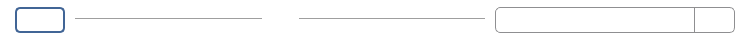
<?xml version="1.0" encoding="UTF-8"?>
<ui version="4.0">
 <class>Title</class>
 <widget class="QWidget" name="Title">
  <property name="geometry">
   <rect>
    <x>0</x>
    <y>0</y>
    <width>750</width>
    <height>40</height>
   </rect>
  </property>
  <property name="minimumSize">
   <size>
    <width>575</width>
    <height>40</height>
   </size>
  </property>
  <property name="maximumSize">
   <size>
    <width>16777215</width>
    <height>40</height>
   </size>
  </property>
  <property name="styleSheet">
   <string notr="true">QWidget#Title {background-color: #fff}</string>
  </property>
  <layout class="QHBoxLayout" name="horizontalLayout">
   <property name="spacing">
    <number>10</number>
   </property>
   <property name="leftMargin">
    <number>15</number>
   </property>
   <property name="topMargin">
    <number>2</number>
   </property>
   <property name="rightMargin">
    <number>15</number>
   </property>
   <property name="bottomMargin">
    <number>2</number>
   </property>
   <item>
    <widget class="QPushButton" name="attribute_add_bt">
     <property name="minimumSize">
      <size>
       <width>50</width>
       <height>26</height>
      </size>
     </property>
     <property name="maximumSize">
      <size>
       <width>50</width>
       <height>26</height>
      </size>
     </property>
     <property name="font">
      <font>
       <family>Segoe UI</family>
       <pointsize>10</pointsize>
      </font>
     </property>
     <property name="styleSheet">
      <string notr="true">QPushButton{border: 2px solid #416596; border-radius: 5px; background-color:#FFFFFF; }
QPushButton:hover{background-color: qlineargradient(spread:pad, x1:0, y1:0, x2:0, y2:1, stop:0 #F8F8F8, stop:1 #8FADCC); }
QPushButton:pressed{background-color: qlineargradient(spread:pad, x1:0, y1:0, x2:0, y2:1, stop:0 #8FADCC, stop:1 #F8F8F8); }</string>
     </property>
     <property name="text">
      <string/>
     </property>
     <property name="icon">
      <iconset resource="../icones/icons.qrc">
       <normaloff>:/Images/attribute_add.png</normaloff>:/Images/attribute_add.png</iconset>
     </property>
     <property name="iconSize">
      <size>
       <width>18</width>
       <height>18</height>
      </size>
     </property>
     <property name="flat">
      <bool>true</bool>
     </property>
    </widget>
   </item>
   <item>
    <widget class="Line" name="line_2">
     <property name="orientation">
      <enum>Qt::Horizontal</enum>
     </property>
    </widget>
   </item>
   <item>
    <widget class="QLabel" name="title">
     <property name="sizePolicy">
      <sizepolicy hsizetype="Maximum" vsizetype="Preferred">
       <horstretch>0</horstretch>
       <verstretch>0</verstretch>
      </sizepolicy>
     </property>
     <property name="font">
      <font>
       <family>Segoe UI</family>
       <pointsize>9</pointsize>
       <weight>75</weight>
       <bold>true</bold>
      </font>
     </property>
     <property name="styleSheet">
      <string notr="true">QLabel{padding: 5px; }</string>
     </property>
     <property name="text">
      <string/>
     </property>
    </widget>
   </item>
   <item>
    <widget class="Line" name="line">
     <property name="styleSheet">
      <string notr="true"/>
     </property>
     <property name="orientation">
      <enum>Qt::Horizontal</enum>
     </property>
    </widget>
   </item>
   <item>
    <layout class="QHBoxLayout" name="horizontalLayout_2">
     <property name="spacing">
      <number>0</number>
     </property>
     <item>
      <widget class="QPushButton" name="order_19">
       <property name="minimumSize">
        <size>
         <width>40</width>
         <height>26</height>
        </size>
       </property>
       <property name="maximumSize">
        <size>
         <width>40</width>
         <height>26</height>
        </size>
       </property>
       <property name="font">
        <font>
         <family>Segoe UI</family>
         <pointsize>10</pointsize>
        </font>
       </property>
       <property name="toolTip">
        <string>Par numéro croissant</string>
       </property>
       <property name="styleSheet">
        <string notr="true">QPushButton{border: 1px solid #8f8f91; border-right-width: 0px; padding-right: 1px;  border-top-left-radius: 5px ; border-bottom-left-radius: 5px; background-color:#FFFFFF; }
QPushButton:checked{border-right-width: 1px; padding-right: 0px; background-color: qlineargradient(spread:pad, x1:0, y1:0, x2:0, y2:1, stop:0 #D8D8D8, stop:1 #FFFFFF); }
QPushButton:hover{border-right-width: 1px; padding-right: 0px; background-color: qlineargradient(spread:pad, x1:0, y1:0, x2:0, y2:1, stop:0 #BAD0E7, stop:1 #FFFFFF); }</string>
       </property>
       <property name="text">
        <string/>
       </property>
       <property name="icon">
        <iconset resource="../icones/icons.qrc">
         <normaloff>:/Images/19.png</normaloff>:/Images/19.png</iconset>
       </property>
       <property name="iconSize">
        <size>
         <width>18</width>
         <height>18</height>
        </size>
       </property>
       <property name="checkable">
        <bool>true</bool>
       </property>
       <property name="flat">
        <bool>true</bool>
       </property>
       <attribute name="buttonGroup">
        <string notr="true">buttonGroup</string>
       </attribute>
      </widget>
     </item>
     <item>
      <widget class="QPushButton" name="order_91">
       <property name="minimumSize">
        <size>
         <width>40</width>
         <height>26</height>
        </size>
       </property>
       <property name="maximumSize">
        <size>
         <width>40</width>
         <height>26</height>
        </size>
       </property>
       <property name="font">
        <font>
         <family>Segoe UI</family>
         <pointsize>10</pointsize>
        </font>
       </property>
       <property name="toolTip">
        <string>Par numéro décroissant</string>
       </property>
       <property name="styleSheet">
        <string notr="true">QPushButton{border: 1px solid #8f8f91; border-left-width: 0px; border-right-width: 0px; background-color:#FFFFFF; }
QPushButton:checked{border-left-width: 1px; border-right-width: 1px; background-color: qlineargradient(spread:pad, x1:0, y1:0, x2:0, y2:1, stop:0 #D8D8D8, stop:1 #FFFFFF); }
QPushButton:hover{border-left-width: 1px; border-right-width: 1px; background-color: qlineargradient(spread:pad, x1:0, y1:0, x2:0, y2:1, stop:0 #BAD0E7, stop:1 #FFFFFF); }</string>
       </property>
       <property name="text">
        <string/>
       </property>
       <property name="icon">
        <iconset resource="../icones/icons.qrc">
         <normaloff>:/Images/91.png</normaloff>:/Images/91.png</iconset>
       </property>
       <property name="iconSize">
        <size>
         <width>18</width>
         <height>18</height>
        </size>
       </property>
       <property name="checkable">
        <bool>true</bool>
       </property>
       <property name="flat">
        <bool>true</bool>
       </property>
       <attribute name="buttonGroup">
        <string notr="true">buttonGroup</string>
       </attribute>
      </widget>
     </item>
     <item>
      <widget class="QPushButton" name="order_az">
       <property name="minimumSize">
        <size>
         <width>40</width>
         <height>26</height>
        </size>
       </property>
       <property name="maximumSize">
        <size>
         <width>40</width>
         <height>26</height>
        </size>
       </property>
       <property name="font">
        <font>
         <family>Segoe UI</family>
         <pointsize>10</pointsize>
        </font>
       </property>
       <property name="toolTip">
        <string>Par nom croissant</string>
       </property>
       <property name="styleSheet">
        <string notr="true">QPushButton{border: 1px solid #8f8f91; border-left-width: 0px; border-right-width: 0px; background-color:#FFFFFF; }
QPushButton:checked{border-left-width: 1px; border-right-width: 1px; background-color: qlineargradient(spread:pad, x1:0, y1:0, x2:0, y2:1, stop:0 #D8D8D8, stop:1 #FFFFFF); }
QPushButton:hover{border-left-width: 1px; border-right-width: 1px; background-color: qlineargradient(spread:pad, x1:0, y1:0, x2:0, y2:1, stop:0 #BAD0E7, stop:1 #FFFFFF); }</string>
       </property>
       <property name="text">
        <string/>
       </property>
       <property name="icon">
        <iconset resource="../icones/icons.qrc">
         <normaloff>:/Images/az.png</normaloff>:/Images/az.png</iconset>
       </property>
       <property name="iconSize">
        <size>
         <width>18</width>
         <height>18</height>
        </size>
       </property>
       <property name="checkable">
        <bool>true</bool>
       </property>
       <property name="flat">
        <bool>true</bool>
       </property>
       <attribute name="buttonGroup">
        <string notr="true">buttonGroup</string>
       </attribute>
      </widget>
     </item>
     <item>
      <widget class="QPushButton" name="order_za">
       <property name="minimumSize">
        <size>
         <width>40</width>
         <height>26</height>
        </size>
       </property>
       <property name="maximumSize">
        <size>
         <width>40</width>
         <height>26</height>
        </size>
       </property>
       <property name="font">
        <font>
         <family>Segoe UI</family>
         <pointsize>10</pointsize>
        </font>
       </property>
       <property name="toolTip">
        <string>Par nom décroissant</string>
       </property>
       <property name="styleSheet">
        <string notr="true">QPushButton{border: 1px solid #8f8f91; border-left-width: 0px; border-right-width: 0px; background-color:#FFFFFF; }
QPushButton:checked{border-left-width: 1px; border-right-width: 1px; background-color: qlineargradient(spread:pad, x1:0, y1:0, x2:0, y2:1, stop:0 #D8D8D8, stop:1 #FFFFFF); }
QPushButton:hover{border-left-width: 1px; border-right-width: 1px; background-color: qlineargradient(spread:pad, x1:0, y1:0, x2:0, y2:1, stop:0 #BAD0E7, stop:1 #FFFFFF); }</string>
       </property>
       <property name="text">
        <string/>
       </property>
       <property name="icon">
        <iconset resource="../icones/icons.qrc">
         <normaloff>:/Images/za.png</normaloff>:/Images/za.png</iconset>
       </property>
       <property name="iconSize">
        <size>
         <width>18</width>
         <height>18</height>
        </size>
       </property>
       <property name="checkable">
        <bool>true</bool>
       </property>
       <property name="flat">
        <bool>true</bool>
       </property>
       <attribute name="buttonGroup">
        <string notr="true">buttonGroup</string>
       </attribute>
      </widget>
     </item>
     <item>
      <widget class="QPushButton" name="order_custom">
       <property name="minimumSize">
        <size>
         <width>40</width>
         <height>26</height>
        </size>
       </property>
       <property name="maximumSize">
        <size>
         <width>40</width>
         <height>26</height>
        </size>
       </property>
       <property name="font">
        <font>
         <family>Segoe UI</family>
         <pointsize>10</pointsize>
        </font>
       </property>
       <property name="toolTip">
        <string>Ordre personnalisé</string>
       </property>
       <property name="styleSheet">
        <string notr="true">QPushButton{border: 1px solid #8f8f91; border-left-width: 0px; padding-left: 1px; background-color:#FFFFFF; }
QPushButton:checked{border-left-width: 1px; padding-left: 0px; background-color: qlineargradient(spread:pad, x1:0, y1:0, x2:0, y2:1, stop:0 #D8D8D8, stop:1 #FFFFFF); }
QPushButton:hover{border-left-width: 1px; padding-left: 0px; background-color: qlineargradient(spread:pad, x1:0, y1:0, x2:0, y2:1, stop:0 #BAD0E7, stop:1 #FFFFFF); }</string>
       </property>
       <property name="text">
        <string/>
       </property>
       <property name="icon">
        <iconset resource="../icones/icons.qrc">
         <normaloff>:/Images/order_custom2.png</normaloff>:/Images/order_custom2.png</iconset>
       </property>
       <property name="iconSize">
        <size>
         <width>18</width>
         <height>18</height>
        </size>
       </property>
       <property name="checkable">
        <bool>true</bool>
       </property>
       <property name="flat">
        <bool>true</bool>
       </property>
       <attribute name="buttonGroup">
        <string notr="true">buttonGroup</string>
       </attribute>
      </widget>
     </item>
     <item>
      <widget class="QPushButton" name="order_setting">
       <property name="minimumSize">
        <size>
         <width>40</width>
         <height>26</height>
        </size>
       </property>
       <property name="maximumSize">
        <size>
         <width>40</width>
         <height>26</height>
        </size>
       </property>
       <property name="font">
        <font>
         <family>Segoe UI</family>
         <pointsize>10</pointsize>
        </font>
       </property>
       <property name="toolTip">
        <string>Gestion ordre personnalisé</string>
       </property>
       <property name="styleSheet">
        <string notr="true">QPushButton{border: 1px solid #8f8f91; border-left-width: 0px; padding-left: 1px;  border-top-right-radius: 5px ; border-bottom-right-radius: 5px; background-color:#FFFFFF; }
QPushButton:hover{background-color: qlineargradient(spread:pad, x1:0, y1:0, x2:0, y2:1, stop:0 #F8F8F8, stop:1 #8FADCC); }
QPushButton:pressed{background-color: qlineargradient(spread:pad, x1:0, y1:0, x2:0, y2:1, stop:0 #8FADCC, stop:1 #F8F8F8); }</string>
       </property>
       <property name="text">
        <string/>
       </property>
       <property name="icon">
        <iconset resource="../icones/icons.qrc">
         <normaloff>:/Images/order_custom.png</normaloff>:/Images/order_custom.png</iconset>
       </property>
       <property name="iconSize">
        <size>
         <width>18</width>
         <height>18</height>
        </size>
       </property>
       <property name="flat">
        <bool>true</bool>
       </property>
      </widget>
     </item>
    </layout>
   </item>
  </layout>
 </widget>
 <resources>
  <include location="../icones/icons.qrc"/>
 </resources>
 <connections/>
 <buttongroups>
  <buttongroup name="buttonGroup"/>
 </buttongroups>
</ui>
